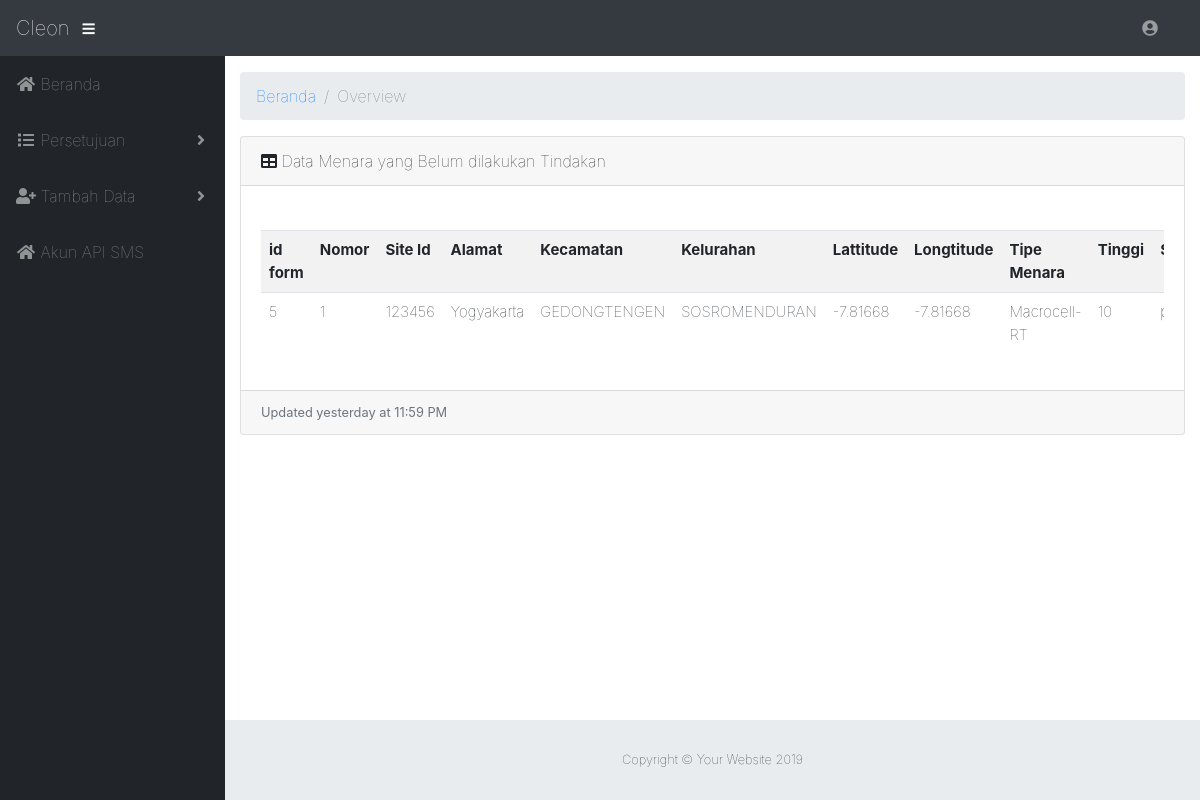
The app's page /admin/tables_tempat.php?id=5&step=1 (signed in) with its own data.
### tables this page shows
CREATE TABLE `tb_tempat_menara` (
  `id_tempat` int(11) NOT NULL,
  `id_form` int(11) NOT NULL,
  `nomor` int(11) NOT NULL,
  `site_id` int(11) NOT NULL,
  `alamat` varchar(50) NOT NULL,
  `kelurahan` varchar(50) NOT NULL,
  `kecamatan` varchar(50) NOT NULL,
  `lat` double NOT NULL,
  `lng` double NOT NULL,
  `lat_hasil` double NOT NULL,
  `lng_hasil` double NOT NULL,
  `tipe_menara` varchar(50) NOT NULL,
  `tipe_site` enum('1','3','4') NOT NULL,
  `tinggi` double NOT NULL,
  `status_tempat` enum('pengajuan','revisi','proses_survey','proses_rekom','cetak_rekom','belum_dikirim') NOT NULL,
  `alasan` text NOT NULL,
  `tgl_disetujui` date NOT NULL,
  `aset_lokasi` enum('persil warga','Aset Pemkot Yogyakarta','') NOT NULL,
  `site_id_hasil` varchar(20) NOT NULL
);

CREATE TABLE `tb_form_menara` (
  `id_form` int(11) NOT NULL,
  `id_perusahaan` int(11) NOT NULL,
  `soal_1` enum('Ada','Tidak') NOT NULL,
  `soal_2` enum('Ada','Tidak') NOT NULL,
  `soal_3` enum('Ada','Tidak') NOT NULL,
  `soal_4` enum('Ada','Tidak') NOT NULL,
  `soal_5` enum('Ada','Tidak') NOT NULL,
  `soal_6` enum('Ada','Tidak') NOT NULL,
  `soal_7` enum('Ada','Tidak') NOT NULL,
  `soal_8` enum('Ada','Tidak') NOT NULL,
  `soal_9` enum('Ada','Tidak') NOT NULL,
  `soal_10` enum('Ada','Tidak') NOT NULL,
  `soal_11` enum('Ada','Tidak') NOT NULL,
  `tgl_pengajuan` date NOT NULL,
  `status_form` enum('pemeriksaan','lengkap','tidak_lengkap') NOT NULL,
  `no_surat` varchar(50) NOT NULL,
  `tgl_surat` date NOT NULL
);

### admin/tables_tempat.php (the view, shortened to what this page needs)
<?php include '../koneksi/koneksi.php';
  $id    = $_GET['id'];
 $step  = $_GET['step'];
?>
<!DOCTYPE html>
<html lang="en">
<?php include 'view/head.php'; ?>
<body id="page-top">
<?php include 'view/navbar.php'; ?>
  <div id="wrapper">
    <?php include 'view/sidebar.php'; ?>
    <div id="content-wrapper">
      <div class="container-fluid">
        <ol class="breadcrumb">
          <li class="breadcrumb-item">
            <a href="#">Beranda</a>
          </li>
          <li class="breadcrumb-item active">Overview</li>
        </ol>
        <div class="card mb-3">
          <div class="card-header">
            <i class="fas fa-table"></i>
            Data Menara yang Belum dilakukan Tindakan</div>
          <div class="card-body">
            <div class="table-responsive">
              <table class="table table-striped" id="dataTable" width="100%" cellspacing="0">
               <tr>
            <th>id form</th>
            <th>Nomor</th>
            <th>Site Id</th>
            <th>Alamat</th>
            <th>Kecamatan</th>
            <th>Kelurahan</th>
            <th>Lattitude</th>
            <th>Longtitude</th>
            <th>Tipe Menara</th>
            <th>Tinggi</th>
            <th>Status</th>
        </tr>
        <?php
        if($step==1){
            $sql = "SELECT * FROM tb_tempat_menara JOIN tb_form_menara ON tb_tempat_menara.id_form=tb_form_menara.id_form WHERE tb_tempat_menara.id_form='$id' AND tb_tempat_menara.status_tempat='pengajuan'";
        }elseif($step==2){
            $sql = "SELECT * FROM tb_tempat_menara JOIN tb_form_menara ON tb_tempat_menara.id_form=tb_form_menara.id_form WHERE tb_tempat_menara.id_form='$id' AND tb_tempat_menara.status_tempat='hasil_survey'";
        }elseif($step==3){
            $sql = "SELECT * FROM tb_tempat_menara JOIN tb_form_menara ON tb_tempat_menara.id_form=tb_form_menara.id_form WHERE tb_tempat_menara.id_form='$id' AND tb_tempat_menara.status_tempat='proses_rekom'";
        }elseif($step==4){
            $sql = "SELECT * FROM tb_tempat_menara JOIN tb_form_menara ON tb_tempat_menara.id_form=tb_form_menara.id_form WHERE tb_tempat_menara.id_form='$id' AND tb_tempat_menara.status_tempat='cetak_rekom'";
        }
        $menara = mysqli_query($config,$sql);
        while($data = mysqli_fetch_assoc($menara)){
        ?>
            <tr class="edit_tr" id="<?php echo $data['id_tempat'] ?>">
                <td><?php echo $data['id_form'] ?></td>
                <td><?php echo $data['nomor'] ?></td>
                <td><?php echo $data['site_id'] ?></td>
                <td class="edit_td">
                	<span id="alamat_<?php echo $data['id_tempat']; ?>" class="text"><?php echo $data['alamat'] ?></span>
                </td>
                <td class="edit_td">
                  <span id="kecamatan_<?php echo $data['id_tempat']; ?>" class="text"><?php echo $data['kecamatan'] ?></span>
            </td>
                <td class="edit_td">
                  <span id="kelurahan_<?php echo $data['id_tempat']; ?>" class="text"><?php echo $data['kelurahan'] ?></span>
                </td>
                <td class="edit_td">
                	<span id="lat_<?php echo $data['id_tempat']; ?>" class="text"><?php echo $data['lat'] ?></span>
                </td>
                <td class="edit_td">
                	<span id="lng_<?php echo $data['id_tempat']; ?>" class="text"><?php echo $data['lat'] ?></span>
                </td>
                <td class="edit_td"><?php echo $data['tipe_menara'] ?></td>
                <td class="edit_td">
                	<span id="tinggi_<?php echo $data['id_tempat']; ?>" class="text"><?php echo $data['tinggi'] ?></span>
                </td>
                <td class="edit_td"><?php echo $data['status_tempat'] ?></td>
            </tr>
        <?php
            }
        ?>
              </table>
            </div>
          </div>
          <div class="card-footer small text-muted">Updated yesterday at 11:59 PM</div>
        </div>
      <?php include 'view/footer.php'; ?>
    </div>
  </div>
</body>
</html>

### records on screen
tb_tempat_menara: tb_form_menara.id_form "5", nomor "1", site "123456", alamat "Yogyakarta", kecamatan "GEDONGTENGEN", kelurahan "SOSROMENDURAN", lat "-7.81668", tipe_menara "Macrocell-RT", tinggi "10"
